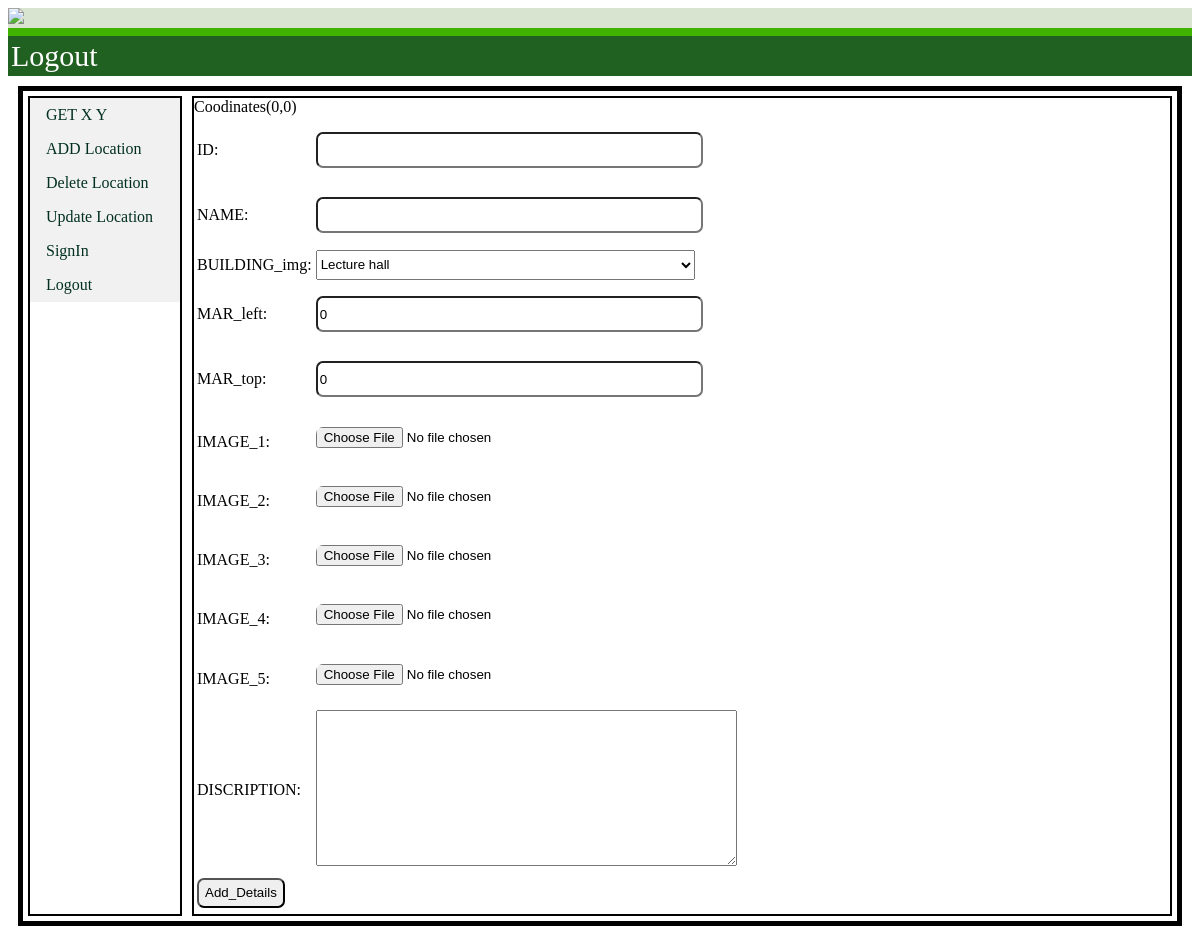
/dashboard.php?content=addplace.php, run on an earlier commit of the app's database.
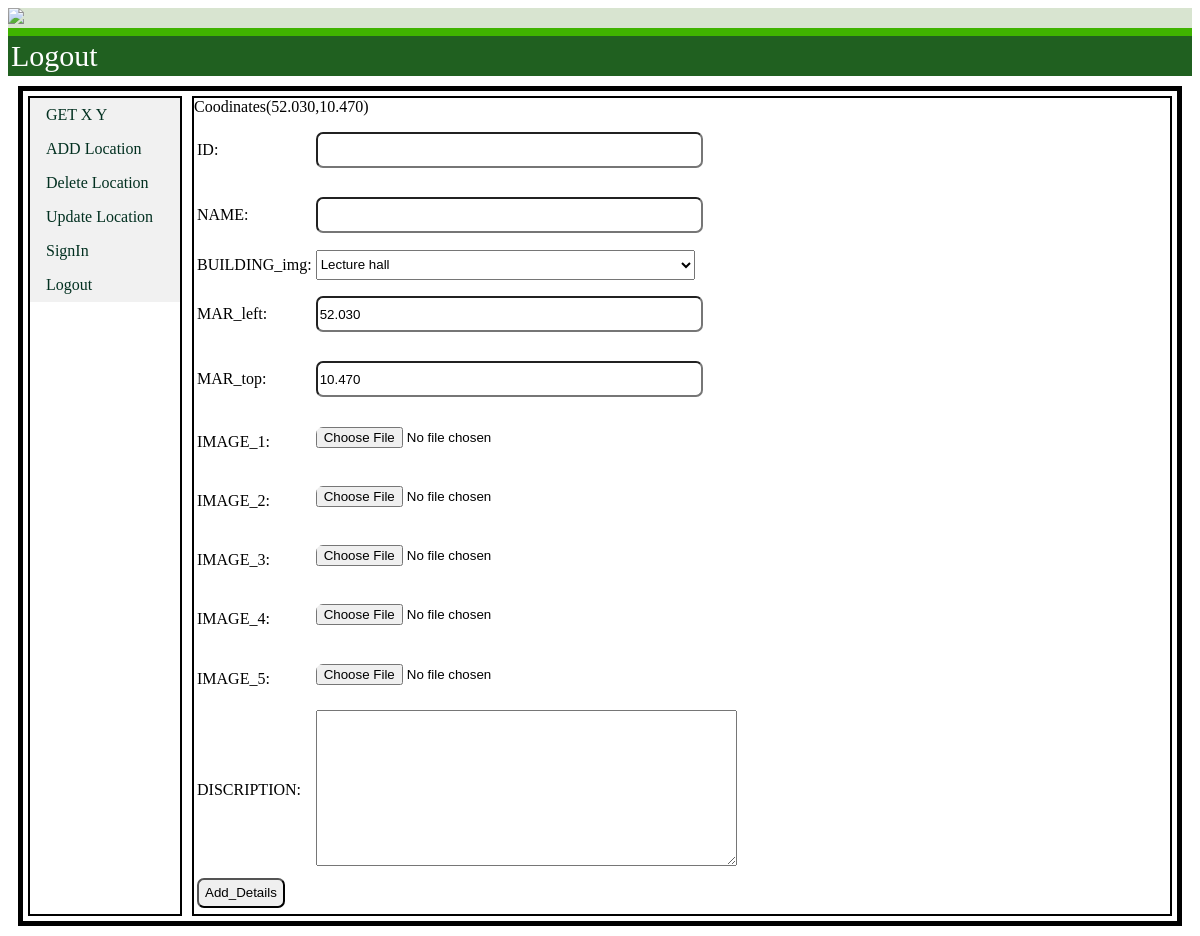
And on a later commit of the database.
### tables this page shows
CREATE TABLE `cor` (
  `x` decimal(10,3) DEFAULT NULL,
  `y` decimal(10,3) DEFAULT NULL
);

### addplace.php (the view, shortened to what this page needs)
<?php
require_once'connection/sqlconnect.php';
require_once'connection/function.php';
$query="SELECT * FROM cor";
$result=mysqli_query($connection,$query);
$row=mysqli_fetch_row($result);
$x = isset($row[0]) ? $row[0] : null;
$y = isset($row[1]) ? $row[1] : null;
echo "Coodinates($x,$y)";
?>
<!DOCTYPE html>
<html>
<head>
	<link rel="stylesheet" href="style/styles.css">
</head>
<body>
<div>
<form method="POST">
	<table>
		<tr>
			<td>ID: </td>
			<td><input type="number"  name="id" id="size"></td>
			<td id="length"><?php
				?></td>
		</tr>
		<tr>
			<td>NAME:</td>
			<td><input type="text"  name="heading" id="size"></td>
			<td id="length"><?php
				?></td>
		</tr>
		<tr>
			<td>BUILDING_img:</td>
			<td><select name="b_img" id="size">
				<?php
				$query="SELECT * FROM buildingicon";
				$result=mysqli_query($connection,$query);
				while($row=mysqli_fetch_row($result)){
					echo "<option value='$row[0]'>$row[1]</option>";
				}
				?>
				</select>
			</td>
			<td id="length"><?php
				?></td>
		</tr>
		<tr>
			<td>MAR_left:</td>
			<td><input type="text"  name="mar_l" id="size" value=<?php echo $x ?>></td>
			<td id="length"><?php
				?></td>
		</tr>
		<tr>
			<td>MAR_top:</td>
			<td><input type="text"  name="mar_t" id="size" value=<?php echo $y ?>></td>
			<td id="length"><?php
				?></td>
		</tr>
		<tr>
			<td>IMAGE_1:</td>
			<td><input type="file"  name="img_1" id="size"></td>
			<td id="length"><?php
				?></td>
		</tr>
		<tr>
			<td>IMAGE_2:</td>
			<td><input type="file"  name="img_2" id="size"></td>
			<td id="length"><?php
				?></td>
		</tr>
		<tr>
			<td>IMAGE_3:</td>
			<td><input type="file"  name="img_3" id="size"></td>
			<td id="length"><?php
				?></td>
		</tr>
		<tr>
			<td>IMAGE_4:</td>
			<td><input type="file"  name="img_4" id="size"></td>
			<td id="length"><?php
				?></td>
		</tr>
		<tr>
			<td>IMAGE_5:</td>
			<td><input type="file"  name="img_5" id="size"></td>
			<td id="length"><?php
				?></td>
		</tr>
		<tr>
			<td>DISCRIPTION:</td>
			<td>
				<textarea id="w3review" name="description" rows="10" cols="50"></textarea>
			</td>
			<td id="length"><?php
				?></td>
		</tr>
		<tr>
			<td><input type="submit" value="Add_Details" id="cent"></td>
		</tr>
	</table>
	</form>
</div>
</body>
</html>

What changed in the data, as far as the page shows it:
removed cor: x "0", y "0", mar_l "0", mar_t "0"
added cor: x "52.030", y "10.470", mar_l "52.030", mar_t "10.470"
